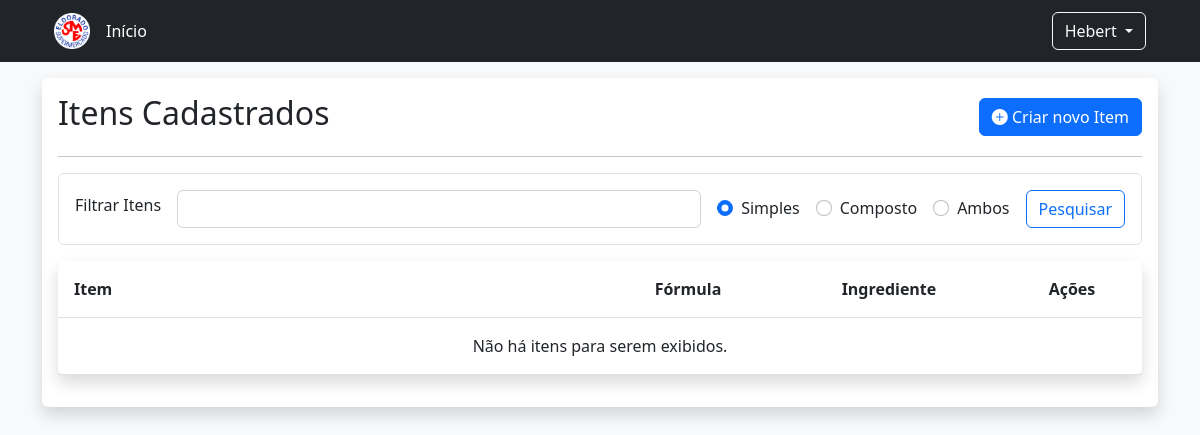
The app's page /, older data.
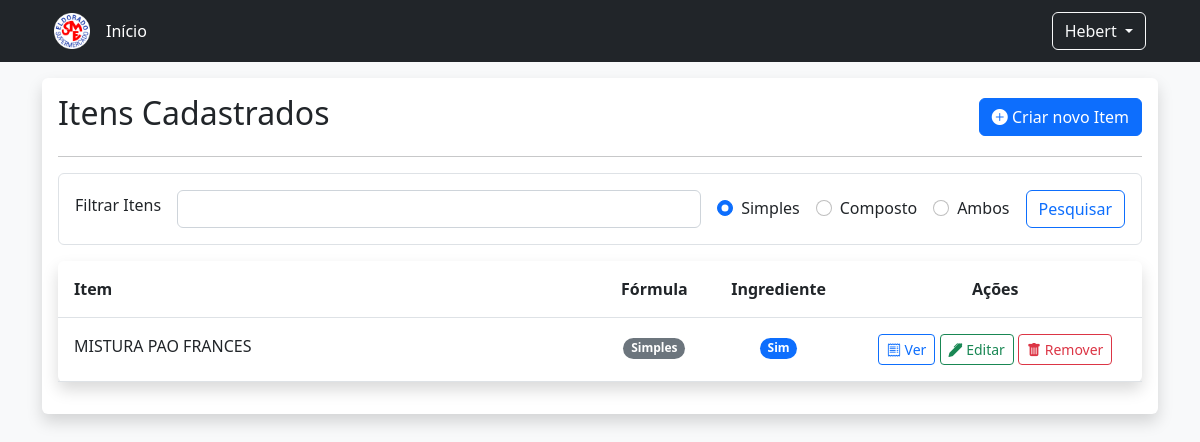
The same page, newer data.
### cadastros/models.py (models this page shows, shortened)
class Item(models.Model):
    descricao = models.CharField('Descrição', max_length=150, unique=True)
    ingrediente = models.BooleanField('Ingrediente', default=False)
    composto = models.BooleanField('Composto', default=False)

### cadastros/views.py (the view)
# urls.py: path('', views.lista_item, name='lista_item'),
def lista_item(request):
    itens = Item.objects.all().order_by('descricao')
    context = { 'itens': itens }
    return render(request, 'lista_item.html', context)

### cadastros/templates/lista_item.html (shortened to what the changed rows need)
{% extends "base.html" %}
{% load static %}
{% load custom_tags %}
{% block body %}
<div class="d-flex align-items-center">
    <div class="d-flex flex-fill">
        <h2> Itens Cadastrados </h2>
    </div>
</div>
<div class="mt-3">
    <table class="table table-hover rounded shadow">
        <thead>
            <tr>
                <th scope="col" class="p-3 col-lg-6">Item</th>
                <th scope="col" class="p-3 text-center">Fórmula</th>
                <th scope="col" class="p-3 text-center">Ingrediente</th>
                <th scope="col" class="p-3 text-center">Ações</th>
            </tr>
        </thead>
        <tbody id="bodyTableItens">
            {% if itens %}
                {% for item in itens %}
                <tr>
                    <td class="p-3 col-lg-6">{{ item.descricao }}</td>
                    <td class="p-3 text-center">
                        {% if item.composto %}
                            <span class="badge rounded-pill text-bg-primary">Composto</span>
                        {% else %}
                            <span class="badge rounded-pill text-bg-secondary">Simples</span>
                        {% endif %}
                    </td>
                    <td class="p-3 text-center">
                        {% if item.ingrediente %}
                            <span class="badge rounded-pill text-bg-primary">Sim</span>
                        {% else %}
                            <span class="badge rounded-pill text-bg-secondary">Não</span>
                        {% endif %}
                    </td>
                    <td class="p-3 text-center">
                            <a class="btn btn-outline-primary btn-sm" href="{% url 'exibe_rotulo' item.id %}" role="button">
                                <i class="bi bi-receipt"></i>
                                Ver
                            </a>
                            <a class="btn btn-outline-success btn-sm" href="#" role="button">
                                <i class="bi bi-pen-fill"></i>
                                Editar
                            </a>
                            <a class="btn btn-outline-danger btn-sm" href="#" role="button" data-bs-toggle="modal" data-bs-target="#excluirModal">
                                <i class="bi bi-trash-fill"></i>
                                Remover
                            </a>
                    </td>
                </tr>
                {% endfor %}
            {% else %}
                <tr>
                    <td colspan="4" class="p-3 text-center">
                        Não há itens para serem exibidos.
                    </td>
                </tr>
            {% endif %}
        </tbody>
    </table>
{% endblock %}

Row changes from the older to the newer data that the page shows:
added Item: descricao "MISTURA PAO FRANCES", composto "Simples", ingrediente "Sim"
Text that changed along with them:
text no longer shown: "Não há itens para serem exibidos."
